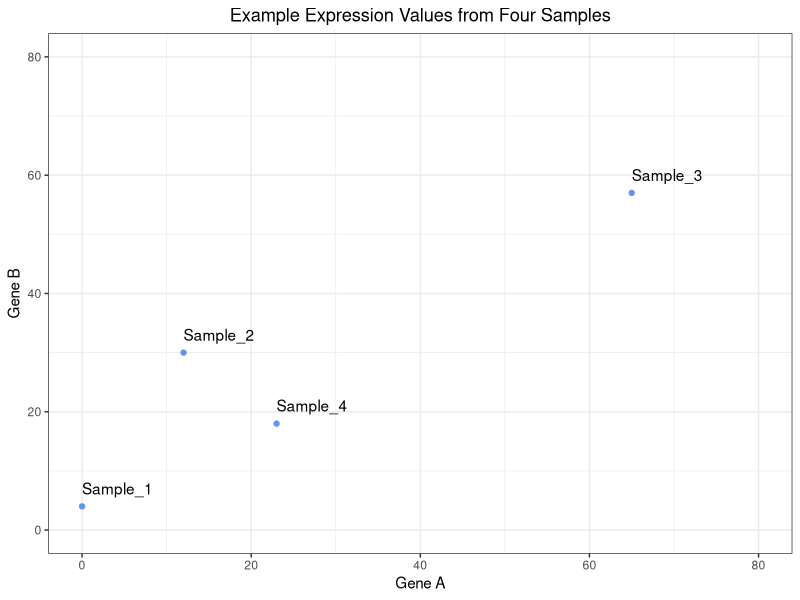
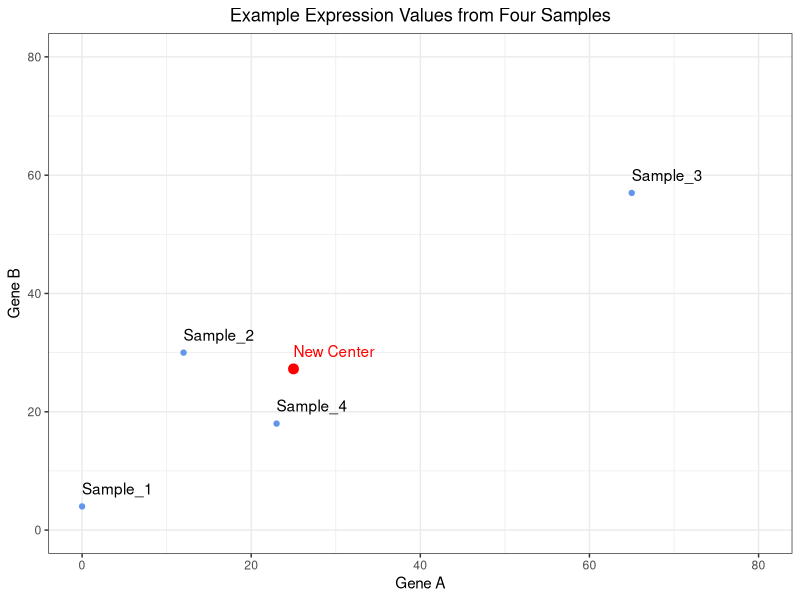
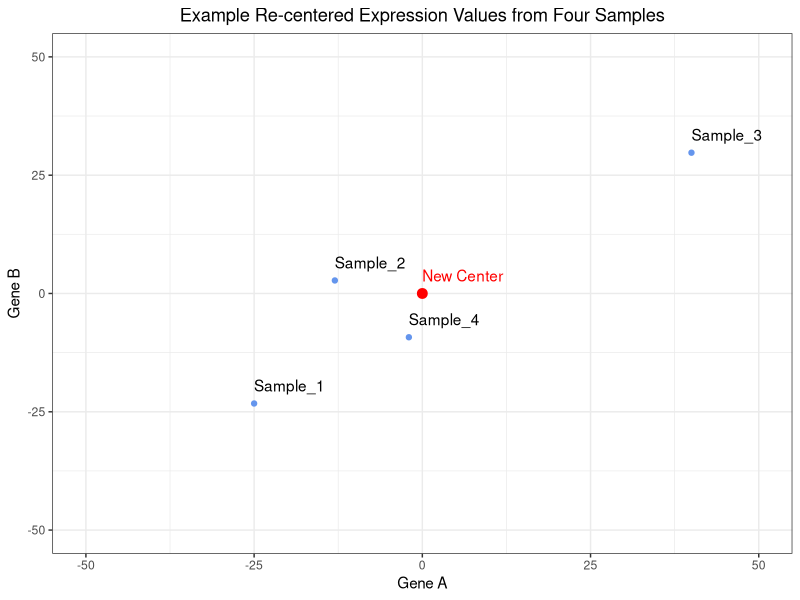
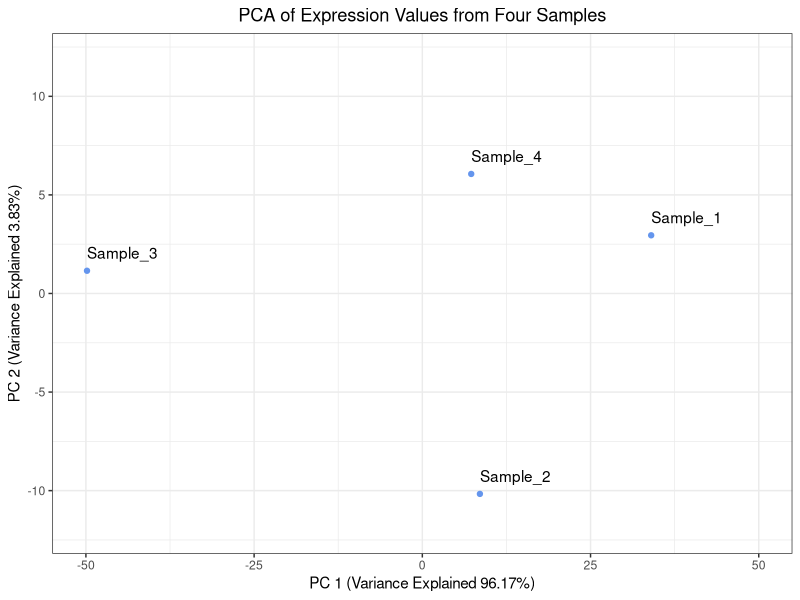

Source code (R) for these figures, in order:
## ---- chunk 1
library(tidyverse)
## ---- chunk 2
# Create a vector of samples
samples <- c("Sample_1", "Sample_2", "Sample_3", "Sample_4")
# Create a vector to hold expression values for Gene A across all of the samples
Gene_A <- c(0, 12, 65, 23)
# Create a vector to hold expression values for Gene B across all of the samples
Gene_B <- c(4, 30, 57, 18)

# Create a tibble to hold the sample names and expression values
expression_tibble <- tibble(samples, Gene_A, Gene_B)

# View the expression tibble
expression_tibble
## ---- chunk 3
# Create a plot to view the raw expression data
ggplot(expression_tibble, aes(x = Gene_A, y = Gene_B, label = samples)) +
  geom_point(color = "cornflowerblue") +
  geom_text(hjust = 0, vjust = -1) +
  xlim(0, 80) +
  ylim(0, 80) +
  theme_bw() +
  xlab("Gene A") +
  ylab("Gene B") +
  ggtitle("Example Expression Values from Four Samples") +
  theme(plot.title = element_text(hjust = 0.5))
## ---- chunk 4
# Determine the center of the data by:
# Finding the average expression of gene A
Gene_A_mean <- mean(expression_tibble$Gene_A)
# Finding the average expression of gene B
Gene_B_mean <- mean(expression_tibble$Gene_B)

# Create a vector to hold the center of the data
center_of_data <- c(Gene_A_mean, Gene_B_mean)
# Assign names to the components of the vector
names(center_of_data) <- c("Gene_A", "Gene_B")
# Print out the center_of_data vector
center_of_data
## ---- chunk 5
# View where the center of the data is located
ggplot(expression_tibble, aes(x = Gene_A, y = Gene_B, label = samples)) +
  geom_point(color = "cornflowerblue") +
    annotate("point", x = Gene_A_mean, y = Gene_B_mean, color = "red", size = 3) +
  geom_text(hjust = 0, vjust = -1) +
  annotate("text", x = Gene_A_mean, y = Gene_B_mean, color = "red", label="New Center", hjust = 0, vjust = -1) +
  xlim(0, 80) +
  ylim(0, 80) +
  theme_bw() +
  xlab("Gene A") +
  ylab("Gene B") +
  ggtitle("Example Expression Values from Four Samples") +
  theme(plot.title = element_text(hjust = 0.5))
## ---- chunk 6
# Shift the data points so that they data is centered on the origin
recentered_expression_tibble <- expression_tibble %>%
  mutate(
    Gene_A = Gene_A - Gene_A_mean,
    Gene_B = Gene_B - Gene_B_mean
  )

# Print out the re-centered data
recentered_expression_tibble
## ---- chunk 7
# Plot the raw data after it has been shifted to have the center of the data align with the origin
ggplot(recentered_expression_tibble, aes(x = Gene_A, y = Gene_B, label = samples)) +
  geom_point(color = "cornflowerblue") +
  annotate("point", x = 0, y = 0, color = "red", size = 3) +
  geom_text(hjust = 0, vjust = -1) +
  annotate("text", x = 0, y = 0, color = "red", label="New Center", hjust = 0, vjust = -1) +
  xlim(-50, 50) +
  ylim(-50, 50) +
  theme_bw() +
  xlab("Gene A") +
  ylab("Gene B") +
  ggtitle("Example Re-centered Expression Values from Four Samples") +
  theme(plot.title = element_text(hjust = 0.5))
## ---- chunk 8
# Move the cell IDs to the rownames and convert the tibble to a matrix
recentered_expression_matrix <- recentered_expression_tibble %>% 
  column_to_rownames("samples") %>% 
  as.matrix()

# Create a covariance matrix
cov_matrix <- cov(recentered_expression_matrix)

# Print out the covariance matrix
cov_matrix
## ---- chunk 9
# Estimate the covariance of Gene A and Gene B by hand
(1/(4-1))*((0-25)*(4-27.25) + (12-25)*(30-27.25) + (65-25)*(57-27.25) + (23-25)*(18-27.25))

# Or you can use the covariance function
cov(recentered_expression_matrix[, "Gene_A"], recentered_expression_matrix[, "Gene_B"])
## ---- chunk 10
# Find the eigenvalues and eigenvectors of the covariance matrix
eig <- eigen(cov_matrix)

# Print the output from eigen()
eig
## ---- chunk 11
# Print the eigenvalues
eig$values
## ---- chunk 12
# Check the eigenvalues and eigenvectors
(cov_matrix - eig$values[1]*diag(2)) %*% eig$vectors[,1] %>% 
  round(digits = 3)
## ---- chunk 13
# Print the eigenvectors
eig$vectors
## ---- chunk 14
# Transform the data into PC space by multiply the re-centered expression matrix by the eigenvectors
pc_scores <- recentered_expression_matrix %*% eig$vectors
# Name the columns in pc_scores object
colnames(pc_scores) <- c("PC_1", "PC_2")

# Print out the pc_scores object
pc_scores
## ---- chunk 15
# Calculate the percent of variance explained by each PC using the eigenvalues
pct_var_explained <- (eig$values / sum(eig$values)) * 100
# Name the elements of the pct_var_explained by their PC
names(pct_var_explained) <- c("PC_1", "PC_2")

# Print out the percent of variance explained by each PC
pct_var_explained
## ---- chunk 16
# Create a tibble to hold the PC scores we found and also make the Samples into a column
pc_scores_tibble <- pc_scores %>% 
  as.data.frame() %>% 
  rownames_to_column("samples") %>% 
  as_tibble()

# Plot the PC scores we found
ggplot(pc_scores_tibble, aes(x = PC_1, y = PC_2, label = samples)) +
  geom_point( color = "cornflowerblue") +
  geom_text(hjust = 0, vjust = -1) +
  theme_bw() +
  xlim(-50, 50) +
  ylim(-12, 12) +
  xlab(paste0("PC 1 (Variance Explained ", round(pct_var_explained["PC_1"], digits = 2),"%)")) +
  ylab(paste0("PC 2 (Variance Explained ", round(pct_var_explained["PC_2"], digits = 2),"%)")) +
  ggtitle("PCA of Expression Values from Four Samples") +
  theme(plot.title = element_text(hjust = 0.5))
## ---- chunk 17
# Run prcomp() on the expression tibble after moving the samples to be rownames
prcomp_PCA <- expression_tibble %>% 
  column_to_rownames("samples") %>% 
  prcomp()
## ---- chunk 18
# Print the center of the data found by prcomp()
prcomp_PCA$center
## ---- chunk 19
# Print the center of the data we found
center_of_data
## ---- chunk 20
# Print the eigenvalues found by prcomp() by squaring prcomp_PCA$sdev
prcomp_eigenvalues <- prcomp_PCA$sdev ** 2
# Name the elements of the prcomp_eigenvalues by their PC
names(prcomp_eigenvalues) <- c("PC_1", "PC_2")

# Print out prcomp_eigenvalues
prcomp_eigenvalues
## ---- chunk 21
# Print the eigenvalues we found
eig$values
## ---- chunk 22
# Print the eigenvectors found by prcomp()
prcomp_PCA$rotation
## ---- chunk 23
# Print the eigenvectors we found
eig$vectors
## ---- chunk 24
# Print the PC scores found by prcomp()
prcomp_PCA$x
## ---- chunk 25
# Print the PC scores we found
pc_scores
